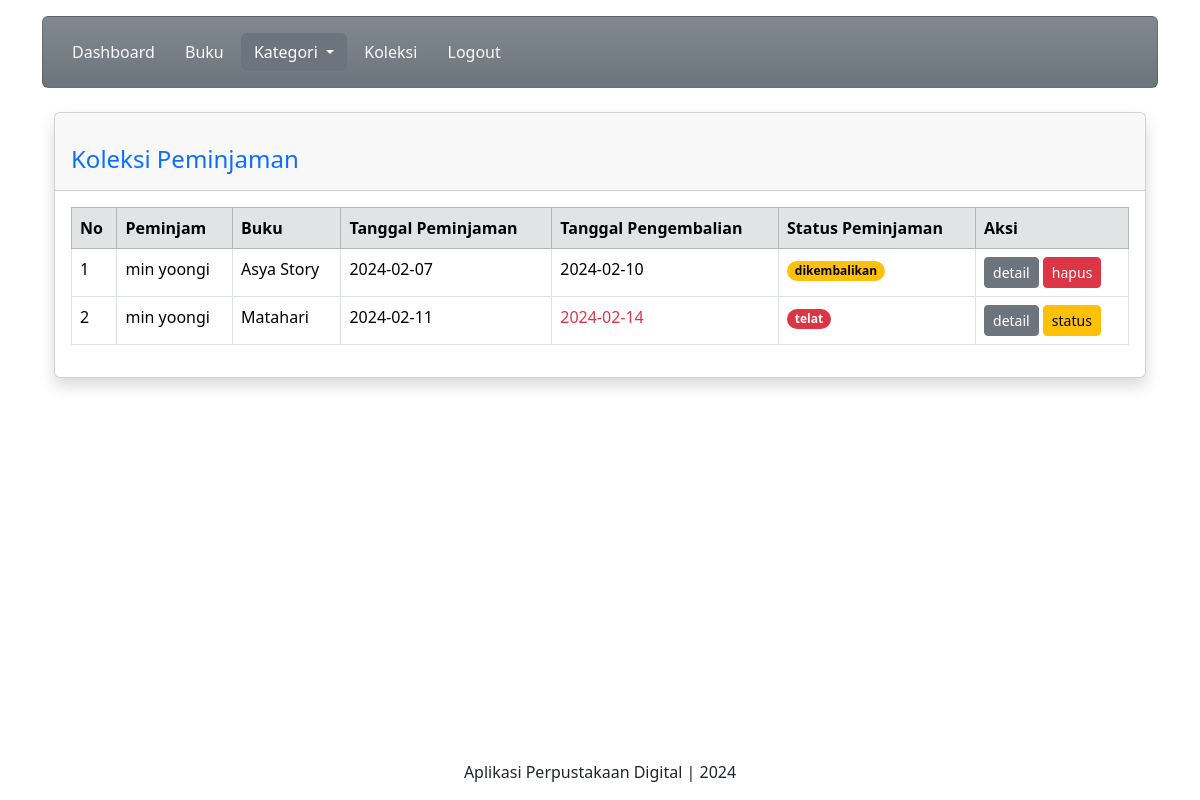
/peminjam/koleksi.php (signed in), run on the app's committed database.
### tables this page shows
CREATE TABLE `peminjaman` (
  `id_peminjaman` int(11) NOT NULL,
  `id_user` int(11) NOT NULL,
  `id_buku` int(11) NOT NULL,
  `tanggal_peminjaman` date NOT NULL,
  `tanggal_pengembalian` date NOT NULL,
  `status_peminjaman` varchar(50) NOT NULL
);

CREATE TABLE `user` (
  `id_user` int(11) NOT NULL,
  `username` varchar(255) NOT NULL,
  `password` varchar(255) NOT NULL,
  `email` varchar(255) NOT NULL,
  `nama_lengkap` varchar(255) NOT NULL,
  `alamat` text NOT NULL,
  `level` enum('admin','petugas','peminjam') NOT NULL
);

CREATE TABLE `buku` (
  `id_buku` int(11) NOT NULL,
  `id_kategori` int(11) NOT NULL,
  `judul` varchar(255) NOT NULL,
  `image` varchar(255) DEFAULT 'default.jpeg',
  `penulis` varchar(255) NOT NULL,
  `penerbit` varchar(255) NOT NULL,
  `tahun_terbit` int(11) NOT NULL,
  `deskripsi` longtext NOT NULL
);

### peminjam/koleksi.php (the view, shortened to what this page needs)
<!DOCTYPE html>
<html lang="en">
<head>
  <link href="https://cdn.jsdelivr.net/npm/bootstrap@5.3.2/dist/css/bootstrap.min.css" rel="stylesheet">
  <link rel="stylesheet" href="https://cdn.jsdelivr.net/npm/bootstrap-icons@1.11.3/font/bootstrap-icons.min.css">
  <link rel="stylesheet" href="bootstrap/css/bootstrap.min.css">
</head>
<body>
  <div class="container">
    <div class="content mt-3">
      <div class="card bg-secondary bg-gradient">
        <div class="card-body">
          <div class="dropdown">
            <a href="index.php" class="btn text-light">Dashboard</a>
            <a href="buku.php" class="btn text-light">Buku</a>
            <button class="btn btn-secondary dropdown-toggle" type="button" data-bs-toggle="dropdown" aria-expanded="false">
              Kategori
            </button>
            <a href="koleksi.php" class="btn text-light">Koleksi</a>
            <a href="../logout.php" class="btn text-light">Logout</a>
          </div>
        </div>
      </div>
    </div>
    <div class="container-fluid">
      <br>
      <div class="card shadow mb-4">
        <div class="card-header py-3">
          <h4 class="m-0 font-weight-bold text-primary mt-3">Koleksi Peminjaman</h4>
        </div>
        <div class="card-body">
          <div class="table-responsive">
            <table class="table table-bordered" id="dataTable" width="100%" cellspacing="0">
              <thead class="table table-secondary">
                <tr>
                  <th>No</th>
                  <th>Peminjam</th>
                  <th>Buku</th>
                  <th>Tanggal Peminjaman</th>
                  <th>Tanggal Pengembalian</th>
                  <th>Status Peminjaman</th>
                  <th>Aksi</th>
                </tr>
              </thead>
              <tbody>
                <?php
                include('../koneksi.php');
                $no = 1;
                $id_user = $_SESSION['id_user'];
                $query = mysqli_query($koneksi, "SELECT * FROM peminjaman, buku, user
                                 WHERE peminjaman.id_user = user.id_user
                                 AND peminjaman.id_buku = buku.id_buku
                                 AND peminjaman.id_user = $id_user
                                 ORDER BY tanggal_peminjaman ASC");
                while ($row = mysqli_fetch_array($query)) {
                  if ($row['status_peminjaman'] == 'dipinjam') {
                    $color = "text-bg-success";
                  } elseif ($row['status_peminjaman'] == 'dikembalikan') {
                    $color = "text-bg-warning";
                  } elseif ($row['status_peminjaman'] == 'telat') {
                    $color = "text-bg-danger";
                  }
                  $tanggal_pengembalian = strtotime($row['tanggal_pengembalian']);
                  $tanggal_sekarang = strtotime(date('Y-m-d'));
                  if ($tanggal_pengembalian < $tanggal_sekarang && $row['status_peminjaman'] != 'dikembalikan') {
                    $row['status_peminjaman'] = 'telat';
                    $color = "text-bg-danger";
                  }
                ?>
                  <tr>
                    <td><?php echo $no++; ?></td>
                    <td><?php echo $row['nama_lengkap']; ?></td>
                    <td><?php echo $row['judul']; ?></td>
                    <td><?php echo $row['tanggal_peminjaman']; ?></td>
                    <?php if ($row['status_peminjaman'] == 'telat') { ?>
                      <td class="text text-danger"><?php echo $row['tanggal_pengembalian']; ?></td>
                    <?php } else { ?>
                      <td><?php echo $row['tanggal_pengembalian']; ?></td>
                    <?php } ?>
                    <td><span class="badge rounded-pill <?= $color; ?>"><?php echo $row['status_peminjaman']; ?></span></td>
                    <td>
                      <a href="" data-bs-toggle="modal" data-bs-target="#modalDetailGenerate<?php echo $row['id_peminjaman']; ?>" class="btn btn-sm btn-secondary">detail</a>
                      <?php
                      if ($row['status_peminjaman'] != 'dikembalikan') {
                      ?>
                        <a href="" class="btn btn-sm btn-warning" data-bs-toggle="modal" data-bs-target="#updateStatus<?= $row['id_peminjaman']; ?>">status</a>
                      <?php
                      } elseif ($row['status_peminjaman'] == 'dikembalikan') {
                      ?>
                        <a href="proses/hapus-koleksi.php?id_peminjaman=<?php echo $row['id_peminjaman']; ?>" onclick="return confirm('yakin untuk dihapus?');" class="btn btn-sm btn-danger">hapus</a>
                      <?php
                      }
                      ?>
                    </td>
                  </tr>
                <?php  } ?>
              </tbody>
            </table>
          </div>
        </div>
      </div>
    </div>
    <div class="content mt-3 fixed-bottom bg-white">
      <p class="text-center"> Aplikasi Perpustakaan Digital | 2024 </p>
    </div>
</body>
</html>

### data on the page
peminjaman: id_user.nama_lengkap "min yoongi", id_buku.judul "Asya Story", tanggal_peminjaman "2024-02-07", tanggal_pengembalian "2024-02-10", status_peminjaman "dikembalikan"
peminjaman: id_user.nama_lengkap "min yoongi", id_buku.judul "Matahari", tanggal_peminjaman "2024-02-11", tanggal_pengembalian "2024-02-14", status_peminjaman "telat"
